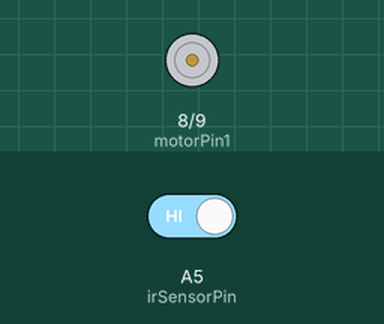
This sketch was run on a simulated Arduino Uno, built with avr-gcc and run on an emulated ATmega328P. Parts: motor-driver pin pairs drawn as motors (green arrow = first pin HIGH = forward, orange = second pin HIGH = backward, longer = more drive, scaled by the enable pin). The inputs (shaded band) are chosen by the test bench; at power-on: A5 (irSensorPin) HIGH.

Above: at 1.2 s.
1.3 s: A5 (irSensorPin) driven LOW
At 2.5 s:
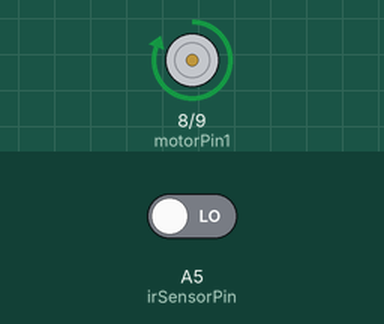
2.8 s: A5 (irSensorPin) driven HIGH
At 3.8 s:
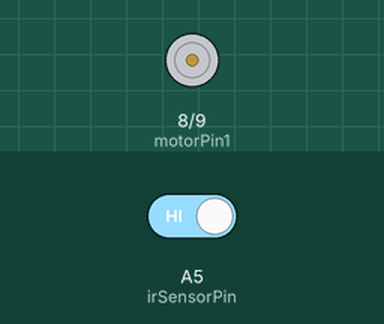
Timing chart, 0 to 5.8 s (numbered marks = the images above; inputs shaded):
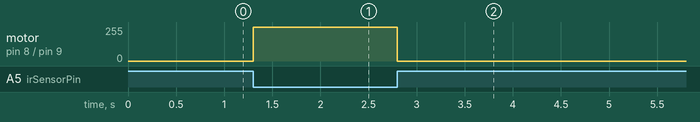

The sketch:

sketch_feb20a.ino
```cpp
// Pin Definitions
const int motorPin1 = 8;  // Motor control pin 1
const int motorPin2 = 9;  // Motor control pin 2
const int enablePin = 10; // Motor enable (speed control with PWM)
const int irSensorPin = A5; // IR sensor output pin

void setup() {
  // Motor pins as output
  pinMode(motorPin1, OUTPUT);
  pinMode(motorPin2, OUTPUT);
  pinMode(enablePin, OUTPUT);

  // IR sensor pin as input
  pinMode(irSensorPin, INPUT);

  // Start with motor stopped
  digitalWrite(motorPin1, LOW);
  digitalWrite(motorPin2, LOW);
  analogWrite(enablePin, 0); // Motor speed = 0
}

void loop() {
  // Read IR sensor
  int sensorValue = digitalRead(irSensorPin);

  if (sensorValue == LOW) { // Object detected
    // Turn the motor on (forward direction)
    digitalWrite(motorPin1, HIGH);
    digitalWrite(motorPin2, LOW);
    analogWrite(enablePin, 255); // Full speed
  } else {
    // Stop the motor
    digitalWrite(motorPin1, LOW);
    digitalWrite(motorPin2, LOW);
    analogWrite(enablePin, 0); // Motor speed = 0
  }
}
```

Measured:
- after the input at 1.3 s, motor on pin 8 (motorPin1) / pin 9 (motorPin2): stopped → forward 255/255 at once
- after the input at 2.8 s, motor on pin 8 (motorPin1) / pin 9 (motorPin2): forward 255/255 → stopped at once
